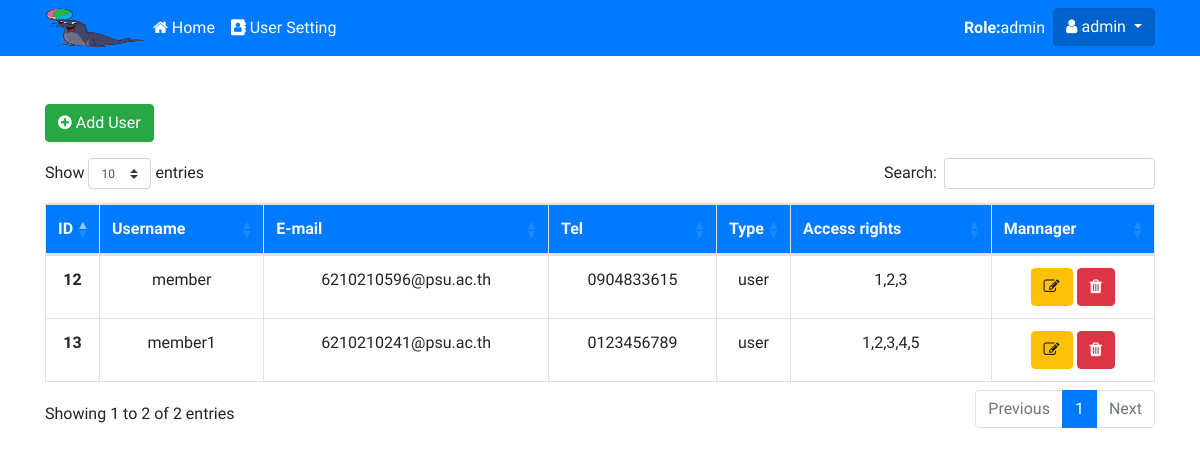
Screenshot of /fride/admin/show_user.php (signed in) with the database file from the repository.
### tables this page shows
CREATE TABLE `tbl_user` (
  `u_id` int(10) NOT NULL,
  `u_user` varchar(255) NOT NULL,
  `u_pass` varchar(255) NOT NULL,
  `u_email` varchar(255) NOT NULL,
  `u_tel` varchar(10) NOT NULL,
  `u_type` enum('admin','user') NOT NULL DEFAULT 'user',
  `u_permission` varchar(100) NOT NULL
);

### fride/functions.php (called while the page is built, shortened)
<?php
class dbcon
{
    public function __construct()
    {
        $this->dbcon = new mysqli(DB_SERVER, DB_USER, DB_PASS, DB_NAME);
    }
    function fetch_user()
    {
        $result = $this->dbcon->query("SELECT * FROM tbl_user WHERE u_type='user' ");
        return $result;
    }
}

### fride/admin/show_user.php (the view, shortened to what this page needs)
<?php include_once('header.php');
?>
<link rel="stylesheet" href="https://cdn.datatables.net/1.10.21/css/dataTables.bootstrap4.min.css">
</head>
<body>
    <?php require_once('import_navbar.php'); ?>
    <div class="container mt-5">
        <a href="add_user.php"><button class="btn btn-success mb-3"><i class="fa fa-plus-circle" aria-hidden="true"></i> Add User</button></a>
        <table id="example" class="table table-bordered table-responsive" width="100%">
            <thead class="thead bg-primary text-light">
                <tr>
                    <th scope="col" width="1%">ID</th>
                    <th scope="col">Username</th>
                    <th scope="col">E-mail</th>
                    <th scope="col">Tel</th>
                    <th scope="col" width="1%">Type</th>
                    <th scope="col">Access rights</th>
                    <th scope="col">Mannager</th>
                </tr>
            </thead>
            <tbody>
                <?php
                $obj_dbcon = new dbcon;
                $get_user = $obj_dbcon->fetch_user();
                while ($row_user = $get_user->fetch_array()) {
                ?>
                    <tr>
                        <th scope="row"><?php echo $row_user['u_id']; ?></th>
                        <td><?php echo $row_user['u_user']; ?></td>
                        <td><?php echo $row_user['u_email']; ?></td>
                        <td><?php echo $row_user['u_tel']; ?></td>
                        <td><?php echo $row_user['u_type']; ?></td>
                        <td><?php echo $row_user['u_permission']; ?></td>
                        <td>
                            <a href="edit_user.php?u_id=<?php echo $row_user['u_id']; ?>"><button class="btn btn-warning"><i class="fa fa-pencil-square-o" aria-hidden="true"></i></button></a>
                            <a href="?action=del&u_id=<?php echo $row_user['u_id']; ?>" onclick="return confirm('ยืนยันการลบ?');" ><button class="btn btn-danger"><i class="fa fa-trash" aria-hidden="true"></i></button></a>
                        </td>
                    </tr>
                <?php } ?>
            </tbody>
        </table>
    </div>
</body>
</html>

### fride/css/style.css (style rules this page uses)
body { font-family: 'Sarabun', sans-serif; }
tr,td ,th > #show_device { text-align: center; vertical-align: middle; }

### rows the page displays
tbl_user: u_id "12", u_user "member", u_email "6210210596@psu.ac.th", u_tel "0904833615", u_type "user", u_permission "1,2,3"
tbl_user: u_id "13", u_user "member1", u_email "6210210241@psu.ac.th", u_tel "0123456789", u_type "user", u_permission "1,2,3,4,5"

### other values shown
$_SESSION['sess_u_type'] "admin"
$_SESSION['sess_u_user'] "admin"
